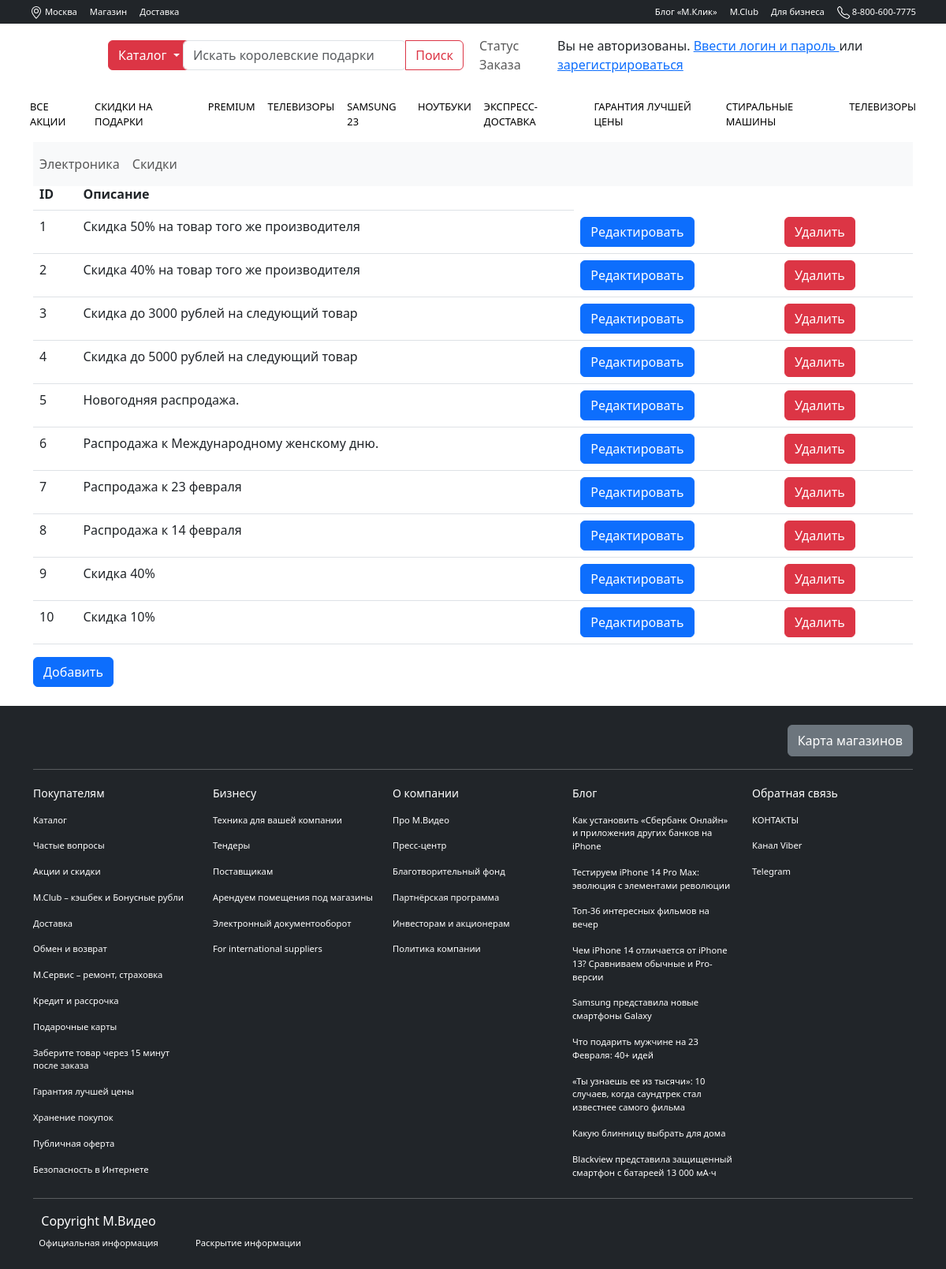
Screenshot of /stock/view/read.php with the database file from the repository.
### tables this page shows
CREATE TABLE `stocks` (
  `stock_id` int(11) NOT NULL,
  `description` varchar(255) NOT NULL
);

### stock/stock_table.php (called while the page is built, shortened)
<?php
require_once($_SERVER['DOCUMENT_ROOT'] . '/LR5/.core/db.php');
class StockTable
{
    public static function getAll()
    {
        $sql = 'SELECT * FROM`stocks`';
        $query = Database::prepare($sql);
        $query->execute();
        $stockList = $query->fetchAll(PDO::FETCH_ASSOC);
        return $stockList;
    }
}
?>

### .core/db.php (called while the page is built, shortened)
<?php
 class Database
 {
    private static $instance = null;
    protected function __construct(){
        $db_name = 'electronic_shop';
         $host = 'localhost';
        $user = 'root';
        $password = '';
        $this->connection = new PDO("mysql:dbname=$db_name;host=$host", $user, $password);
    }
    public static function getInstance(): Database
    {
        if (self::$instance === null){
            self:: $instance = new static();
        }
        return self :: $instance;
    }
    public static function connection() : \PDO
    {
        return static:: getInstance()->connection;
    }
    public static function prepare($statement): \PDOStatement
    {
        return static :: connection()->prepare($statement);
    }
}
?>

### stock/view/read.php (the view, shortened to what this page needs)
<?php
require_once($_SERVER['DOCUMENT_ROOT'] . "/LR5/stock/stock_table.php");
$stocks = StockTable::getAll();
?>
<?php
require_once($_SERVER['DOCUMENT_ROOT'] . '/LR5/templates/header_meta.php');
?>
    <div class="container">
        <h1>Скидки</h1>
        <table class="table">
                <thead>
                    <tr>
                        <th>ID</th>
                        <th>Описание</th>
                    </tr>
                </thead>
                <tbody>
                    <?php foreach ($stocks as $item): ?>
                                <tr>
                                    <td><?php echo $item['stock_id'] ?></td>
                                    <td><?php echo $item['description'] ?></td>
                                    <td>
                                        <a class="btn btn-primary" href="/LR5/stock/view/update.php?id=<?= $item['stock_id'] ?>">Редактировать</a>
                                    </td>
                                    <td>
                                        <a class="btn btn-danger delete" href="/LR5/stock/view/delete.php?id=<?= $item['stock_id'] ?>">Удалить</a>
                                    </td>
                                </tr>
                    <?php endforeach; ?>
                </tbody>
        </table>
        <a class="btn btn-primary" href="/LR5/stock/view/create.php">Добавить</a>
    </div>
<?php
require_once($_SERVER['DOCUMENT_ROOT'] . '/LR4/templates/footer_meta.php');
?>

### style.css (style rules this page uses)
.table>thead { border-collapse: separate; }

### rows the page displays
stocks: stock_id "1", description "Скидка 50% на товар того же производителя"
stocks: stock_id "2", description "Скидка 40% на товар того же производителя"
stocks: stock_id "3", description "Скидка до 3000 рублей на следующий товар"
stocks: stock_id "4", description "Скидка до 5000 рублей на следующий товар"
stocks: stock_id "5", description "Новогодняя распродажа."
stocks: stock_id "6", description "Распродажа к Международному женскому дню."
stocks: stock_id "7", description "Распродажа к 23 февраля"
stocks: stock_id "8", description "Распродажа к 14 февраля"
stocks: stock_id "9", description "Скидка 40%"
stocks: stock_id "10", description "Скидка 10%"
